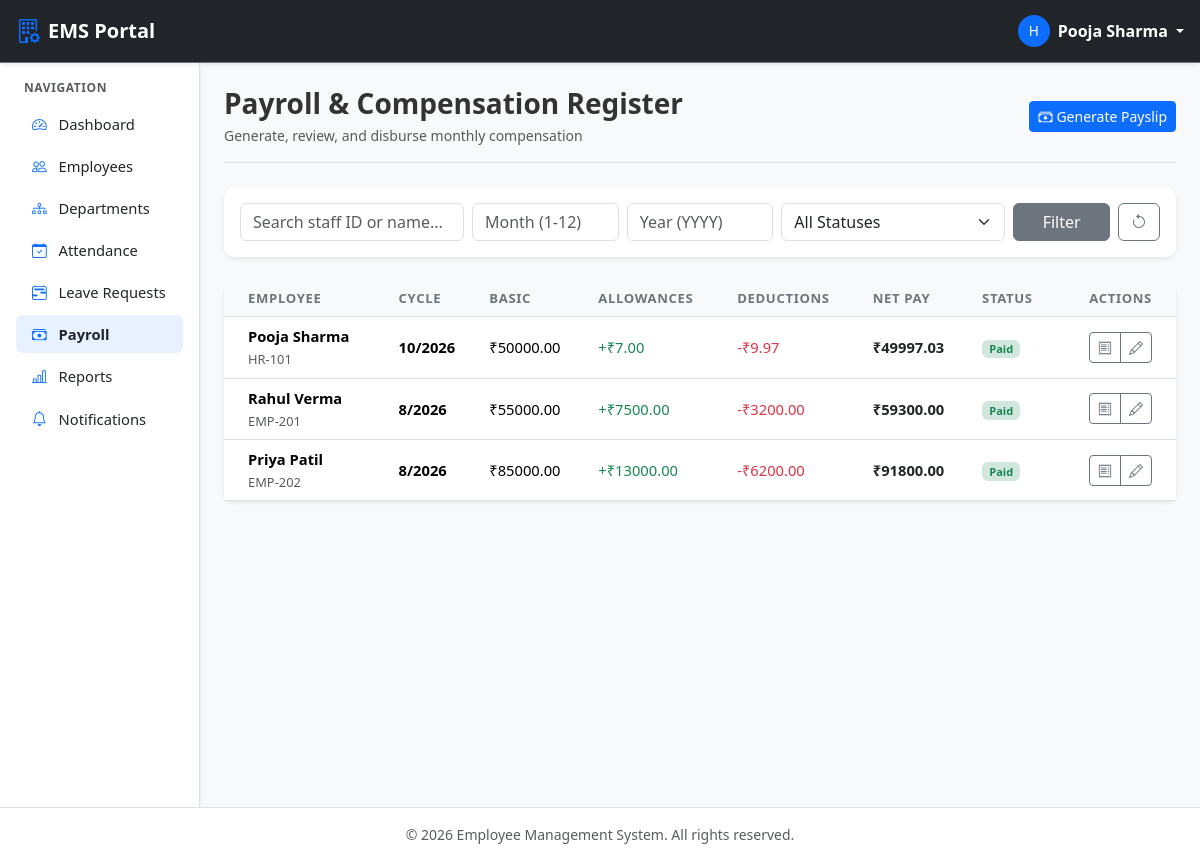
The page /payroll/ (signed in) on the database its author committed.
### payroll/models.py (models this page shows, shortened)
class SalaryRecord(models.Model):
    PAYMENT_STATUS_CHOICES = (
        ('PENDING', 'Pending'),
        ('PAID', 'Paid'),
        ('CANCELLED', 'Cancelled'),
    )
    employee = models.ForeignKey(
        Employee,
        on_delete=models.CASCADE,
        related_name='salary_records'
    )
    month = models.PositiveSmallIntegerField(help_text="Month number 1 to 12")
    year = models.PositiveIntegerField()
    basic_salary = models.DecimalField(max_digits=10, decimal_places=2)
    allowance = models.DecimalField(max_digits=10, decimal_places=2, default=0.00)
    bonus = models.DecimalField(max_digits=10, decimal_places=2, default=0.00)
    deduction = models.DecimalField(max_digits=10, decimal_places=2, default=0.00)
    net_salary = models.DecimalField(max_digits=10, decimal_places=2, editable=False)
    payment_date = models.DateField(blank=True, null=True)
    payment_status = models.CharField(
        max_length=10,
        choices=PAYMENT_STATUS_CHOICES,
        default='PENDING'
    )
    remarks = models.CharField(max_length=255, blank=True, null=True)
    created_at = models.DateTimeField(auto_now_add=True)
    updated_at = models.DateTimeField(auto_now=True)
    class Meta:
        ordering = ['-year', '-month']
        constraints = [
            models.UniqueConstraint(
                fields=['employee', 'month', 'year'],
                name='unique_salary_per_month'
            )
        ]

### employees/models.py (models this page shows, shortened)
class Employee(models.Model):
    ROLE_CHOICES = (
        ('ADMIN', 'Admin'),
        ('HR', 'HR / Manager'),
        ('EMPLOYEE', 'Employee'),
    )
    GENDER_CHOICES = (
        ('MALE', 'Male'),
        ('FEMALE', 'Female'),
        ('OTHER', 'Other'),
    )
    STATUS_CHOICES = (
        ('ACTIVE', 'Active'),
        ('INACTIVE', 'Inactive'),
    )
    user = models.OneToOneField(
        User,
        on_delete=models.CASCADE,
        related_name='employee'
    )
    employee_id = models.CharField(max_length=20, unique=True)
    phone = models.CharField(max_length=15, blank=True, null=True)
    address = models.TextField(blank=True, null=True)
    date_of_birth = models.DateField(blank=True, null=True)
    gender = models.CharField(max_length=10, choices=GENDER_CHOICES, default='MALE')
    profile_picture = models.ImageField(
        upload_to='profile_pictures/',
        blank=True,
        null=True
    )
    department = models.ForeignKey(
        Department,
        on_delete=models.SET_NULL,
        null=True,
        blank=True,
        related_name='employees'
    )
    designation = models.ForeignKey(
        Designation,
        on_delete=models.SET_NULL,
        null=True,
        blank=True,
        related_name='employees'
    )
    joining_date = models.DateField(blank=True, null=True)
    basic_salary = models.DecimalField(max_digits=10, decimal_places=2, default=0.00)
    role = models.CharField(max_length=10, choices=ROLE_CHOICES, default='EMPLOYEE')
    status = models.CharField(max_length=10, choices=STATUS_CHOICES, default='ACTIVE')
    created_at = models.DateTimeField(auto_now_add=True)
    updated_at = models.DateTimeField(auto_now=True)
    class Meta:
        ordering = ['employee_id']
    @property
    def full_name(self):
        return self.user.get_full_name() or self.user.username

### payroll/views.py (the view)
# urls.py: path('', views.salary_list_view, name='salary_list'),
@hr_required
def salary_list_view(request):
    queryset = SalaryRecord.objects.select_related('employee__user', 'employee__department').order_by('-year', '-month')
    query = request.GET.get('q', '').strip()
    if query:
        queryset = queryset.filter(
            Q(employee__employee_id__icontains=query) |
            Q(employee__user__first_name__icontains=query) |
            Q(employee__user__last_name__icontains=query)
        )
    month = request.GET.get('month', '')
    if month:
        queryset = queryset.filter(month=month)
    year = request.GET.get('year', '')
    if year:
        queryset = queryset.filter(year=year)
    status = request.GET.get('status', '')
    if status:
        queryset = queryset.filter(payment_status=status)
    total_disbursed = queryset.aggregate(total=Sum('net_salary'))['total'] or 0.00
    paginator = Paginator(queryset, 15)
    page_number = request.GET.get('page')
    page_obj = paginator.get_page(page_number)
    context = {
        'page_obj': page_obj,
        'query': query,
        'selected_month': month,
        'selected_year': year,
        'selected_status': status,
        'total_disbursed': total_disbursed,
    }
    return render(request, 'payroll/salary_list.html', context)

### payroll/templates/payroll/salary_list.html (shortened to what this page needs)
{% extends "base.html" %}
{% block content %}
<div class="container-fluid p-0">
    <div class="d-flex flex-column flex-md-row justify-content-between align-items-md-center pb-3 mb-4 border-bottom gap-2">
        <div>
            <h3 class="fw-bold mb-1">Payroll & Compensation Register</h3>
            <p class="text-muted small mb-0">Generate, review, and disburse monthly compensation</p>
        </div>
        <a href="{% url 'salary_add' %}" class="btn btn-primary btn-sm">
            <i class="bi bi-cash-stack me-1"></i>Generate Payslip
        </a>
    </div>
    <div class="card shadow-sm border-0 mb-4">
        <div class="card-body p-3">
            <form method="get" class="row g-2 align-items-center">
                <div class="col-md-3">
                    <input type="text" name="q" class="form-control" placeholder="Search staff ID or name..." value="{{ query }}">
                </div>
                <div class="col-sm-3 col-md-2">
                    <input type="number" name="month" min="1" max="12" class="form-control" placeholder="Month (1-12)" value="{{ selected_month }}">
                </div>
                <div class="col-sm-3 col-md-2">
                    <input type="number" name="year" min="2020" max="2035" class="form-control" placeholder="Year (YYYY)" value="{{ selected_year }}">
                </div>
                <div class="col-sm-6 col-md-3">
                    <select name="status" class="form-select">
                        <option value="">All Statuses</option>
                    </select>
                </div>
                <div class="col-sm-6 col-md-2 d-flex gap-2">
                    <button type="submit" class="btn btn-secondary w-100">Filter</button>
                    <a href="{% url 'salary_list' %}" class="btn btn-outline-secondary"><i class="bi bi-arrow-counterclockwise"></i></a>
                </div>
            </form>
        </div>
    </div>
    <div class="card shadow-sm border-0">
        <div class="card-body p-0">
            <div class="table-responsive">
                <table class="table table-hover align-middle mb-0">
                    <thead>
                        <tr>
                            <th class="ps-4">Employee</th>
                            <th>Cycle</th>
                            <th>Basic</th>
                            <th>Allowances</th>
                            <th>Deductions</th>
                            <th>Net Pay</th>
                            <th>Status</th>
                            <th class="text-end pe-4">Actions</th>
                        </tr>
                    </thead>
                    <tbody>
                        {% for record in page_obj %}
                        <tr>
                            <td class="ps-4">
                                <div class="fw-bold">{{ record.employee.full_name }}</div>
                                <span class="text-muted small">{{ record.employee.employee_id }}</span>
                            </td>
                            <td class="fw-semibold">{{ record.month }}/{{ record.year }}</td>
                            <td>₹{{ record.basic_salary|floatformat:2 }}</td>
                            <td class="text-success">+₹{{ record.allowance|add:record.bonus|floatformat:2 }}</td>
                            <td class="text-danger">-₹{{ record.deduction|floatformat:2 }}</td>
                            <td class="fw-bold text-dark">₹{{ record.net_salary|floatformat:2 }}</td>
                            <td>
                                {% if record.payment_status == 'PAID' %}
                                    <span class="badge bg-success-subtle text-success">Paid</span>
                                {% elif record.payment_status == 'PENDING' %}
                                    <span class="badge bg-warning-subtle text-warning">Pending</span>
                                {% else %}
                                    <span class="badge bg-secondary-subtle text-muted">Cancelled</span>
                                {% endif %}
                            </td>
                            <td class="text-end pe-4">
                                <div class="btn-group btn-group-sm">
                                    <a href="{% url 'salary_detail' record.pk %}" class="btn btn-outline-secondary" title="View Payslip">
                                        <i class="bi bi-receipt"></i>
                                    </a>
                                    <a href="{% url 'salary_edit' record.pk %}" class="btn btn-outline-secondary" title="Edit">
                                        <i class="bi bi-pencil"></i>
                                    </a>
                                </div>
                            </td>
                        </tr>
                        {% empty %}
                        <tr>
                            <td colspan="8" class="text-center py-5 text-muted">
                                No payroll records found matching your filters.
                            </td>
                        </tr>
                        {% endfor %}
                    </tbody>
                </table>
            </div>
        </div>
    </div>
</div>
{% endblock %}

### templates/navbar.html (shortened to what this page needs)
<nav class="navbar navbar-expand-lg navbar-dark bg-dark sticky-top border-bottom border-secondary shadow-sm">
    <div class="container-fluid px-3">
        <a class="navbar-brand fw-bold d-flex align-items-center" href="#">
            <i class="bi bi-building-gear text-primary me-2 fs-4"></i>
            <span>EMS Portal</span>
        </a>
        {% if user.is_authenticated %}
        <div class="ms-auto d-flex align-items-center">
            <div class="dropdown">
                <a href="#" class="d-flex align-items-center text-white text-decoration-none dropdown-toggle" id="userDropdown" data-bs-toggle="dropdown" aria-expanded="false">
                    <span class="avatar-badge bg-primary text-white rounded-circle me-2 d-inline-flex justify-content-center align-items-center" style="width: 32px; height: 32px; font-size: 0.85rem;">
                        {{ user.username|first|upper }}
                    </span>
                    <span class="d-none d-sm-inline fw-semibold me-1">{{ user.get_full_name|default:user.username }}</span>
                </a>
            </div>
        </div>
        {% else %}
        <div class="ms-auto">
            <a href="{% url 'login' %}" class="btn btn-outline-light btn-sm px-3">Login</a>
        </div>
        {% endif %}
    </div>
</nav>

### static/css/style.css (style rules this page uses)
:root { --ems-primary: #0d6efd; --ems-dark: #212529; --ems-sidebar-bg: #ffffff; --ems-sidebar-width: 250px; --ems-card-radius: 10px; }
body { font-family: system-ui, -apple-system, "Segoe UI", Roboto, "Helvetica Neue", Arial, sans-serif; color: #333333; background-color: #f8f9fa; }
.card { border-radius: var(--ems-card-radius); border: 1px solid #edf2f9; transition: transform 0.15s ease-in-out, box-shadow 0.15s ease-in-out; }
.table thead th { font-size: 0.82rem; text-transform: uppercase; letter-spacing: 0.05em; color: #6c757d; background-color: #f8f9fa; border-bottom: 1px solid #dee2e6; }
.table tbody td { vertical-align: middle; font-size: 0.92rem; }

### rows shown on the page
SalaryRecord: employee.full_name "Pooja Sharma", employee.employee_id "HR-101", month "10", year "2026", basic_salary "50000.00", allowance|add "7.00", deduction "9.97", net_salary "49997.03", payment_status "Paid"
SalaryRecord: employee.full_name "Rahul Verma", employee.employee_id "EMP-201", month "8", year "2026", basic_salary "55000.00", allowance|add "7500.00", deduction "3200.00", net_salary "59300.00", payment_status "Paid"
SalaryRecord: employee.full_name "Priya Patil", employee.employee_id "EMP-202", month "8", year "2026", basic_salary "85000.00", allowance|add "13000.00", deduction "6200.00", net_salary "91800.00", payment_status "Paid"

### other values the page prints
{{ user.username|first|upper }} "H"
{{ user.get_full_name|default:user.username }} "Pooja Sharma"
